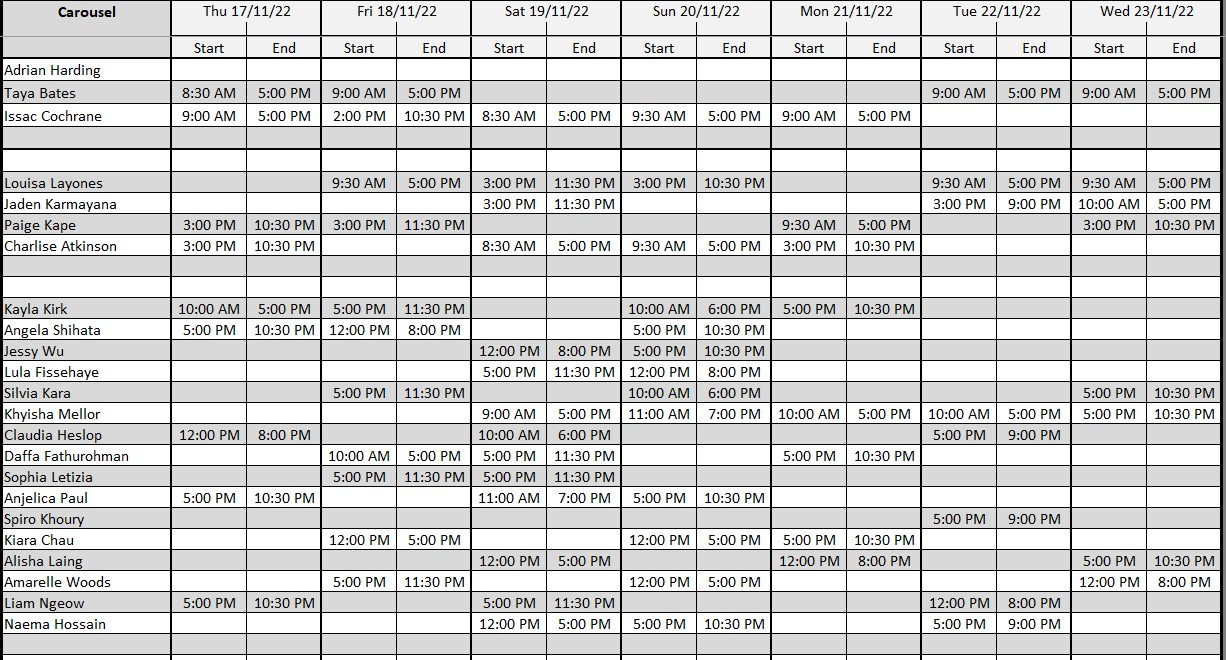
#> input picture Roster2.jpg, 1226 x 660 px
$ jupyter execute --allow-errors TableOCR.ipynb
#> lines starting #> are read from the running program, lines starting #| are printed output that depends on the picture; after the words box and inside, x2 and y2 are one past the last pixel; in counts of white or black regions, pixels touching at a corner belong together
[cell 1]
import cv2
import numpy as np
import pandas as pd
import matplotlib.pyplot as plt
import csv

try:
    from PIL import Image
except ImportError:
    import Image
import pytesseract

#read your file
file=r'./Roster2.jpg'
img = cv2.imread(file,0)
img.shape

#thresholding the image to a binary image
thresh,img_bin = cv2.threshold(img,128,255,cv2.THRESH_BINARY | cv2.THRESH_OTSU)
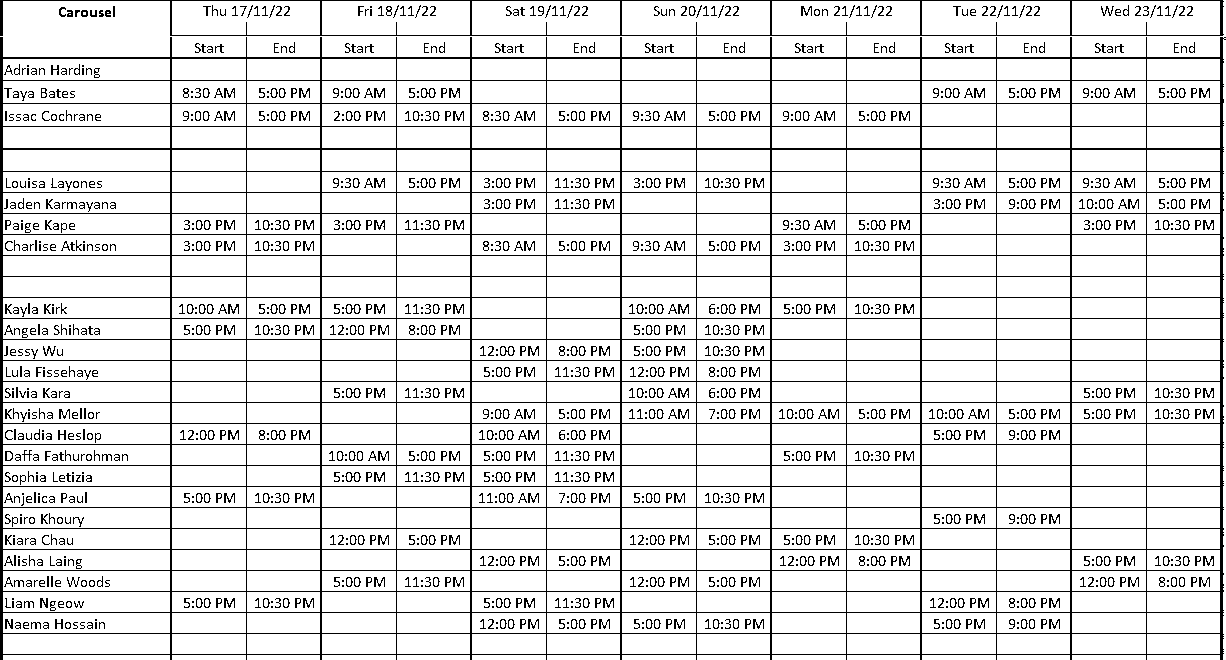
#> img_bin: shape (660, 1226); 88.6% white; black in thin lines or dots
#> thresh = 127

#inverting the image
img_bin = 255-img_bin
#> img_bin: shape (660, 1226); 11.4% white in thin lines or dots
cv2.imwrite('/Users/marius/Desktop/cv_inverted.png',img_bin)
#Plotting the image to see the output
plotting = plt.imshow(img_bin,cmap='gray')

# countcol(width) of kernel as 100th of total width
kernel_len = np.array(img).shape[1]//100
# Defining a vertical kernel to detect all vertical lines of image
ver_kernel = cv2.getStructuringElement(cv2.MORPH_RECT, (1, kernel_len))
# Defining a horizontal kernel to detect all horizontal lines of image
hor_kernel = cv2.getStructuringElement(cv2.MORPH_RECT, (kernel_len, 1))
# A kernel of 2x2
kernel = cv2.getStructuringElement(cv2.MORPH_RECT, (2, 2))

#Use vertical kernel to detect and save the vertical lines in a jpg
image_1 = cv2.erode(img_bin, ver_kernel, iterations=3)
#> image_1: shape (660, 1226); 2.1% white in thin lines or dots
vertical_lines = cv2.dilate(image_1, ver_kernel, iterations=3)
#> vertical_lines: shape (660, 1226); 2.2% white in thin lines or dots
cv2.imwrite("/Users/marius/Desktop/vertical.jpg",vertical_lines)
#Plot the generated image
plotting = plt.imshow(image_1,cmap='gray')

#Use horizontal kernel to detect and save the horizontal lines in a jpg
image_2 = cv2.erode(img_bin, hor_kernel, iterations=3)
#> image_2: shape (660, 1226); 4.9% white in thin lines or dots
horizontal_lines = cv2.dilate(image_2, hor_kernel, iterations=3)
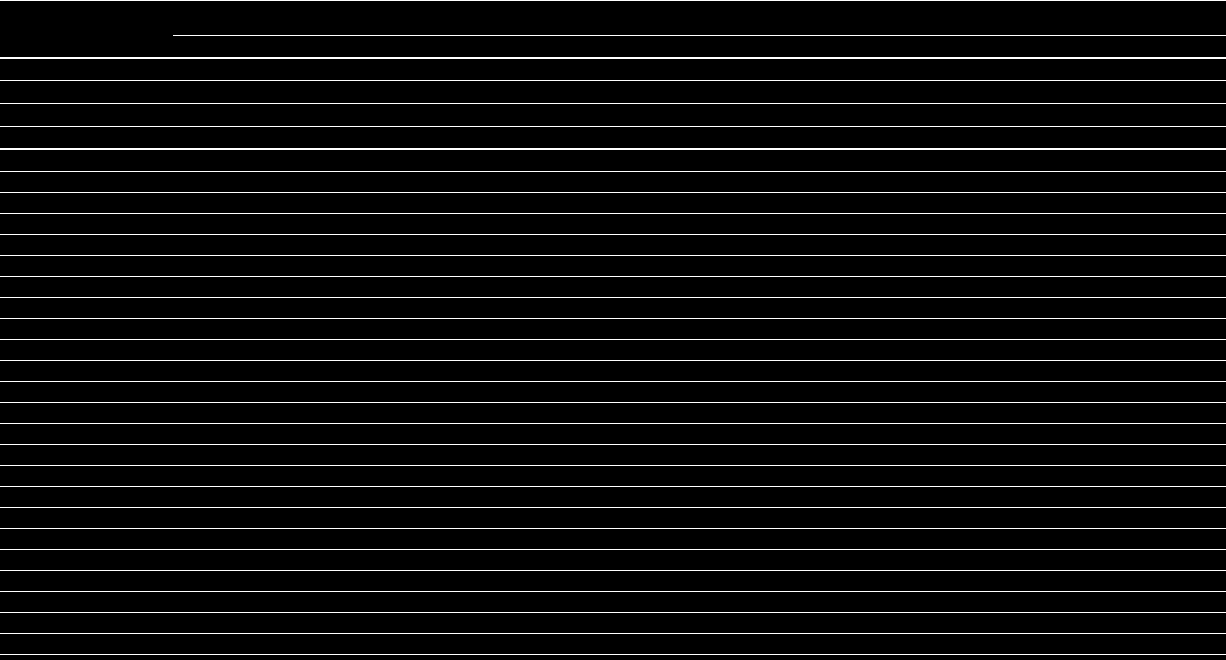
#> horizontal_lines: shape (660, 1226); 5% white in thin lines or dots
cv2.imwrite("/Users/marius/Desktop/horizontal.jpg",horizontal_lines)
#Plot the generated image
plotting = plt.imshow(image_2,cmap='gray')

# Combine horizontal and vertical lines in a new third image, with both having same weight.
img_vh = cv2.addWeighted(vertical_lines, 0.5, horizontal_lines, 0.5, 0.0)
#Eroding and thesholding the image
img_vh = cv2.erode(~img_vh, kernel, iterations=2)
thresh, img_vh = cv2.threshold(img_vh,128,255, cv2.THRESH_BINARY | cv2.THRESH_OTSU)
#> img_vh: shape (660, 1226); 81.6% white; 1 black region
cv2.imwrite("/Users/marius/Desktop/img_vh.jpg", img_vh)
bitxor = cv2.bitwise_xor(img,img_vh)
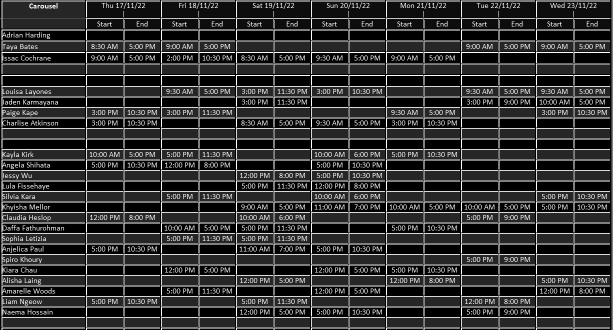
#> bitxor: shape (660, 1226) (shown at 1/2 size); min 0, max 255, mean 51.5
bitnot = cv2.bitwise_not(bitxor)
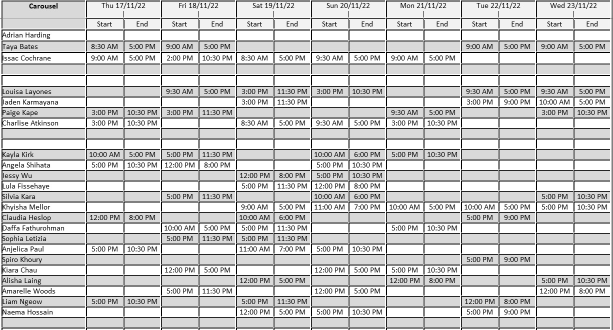
#> bitnot: shape (660, 1226) (shown at 1/2 size); min 0, max 255, mean 203.5
#Plotting the generated image
plotting = plt.imshow(bitnot,cmap='gray')

# Detect contours for following box detection
contours, hierarchy = cv2.findContours(img_vh, cv2.RETR_TREE, cv2.CHAIN_APPROX_SIMPLE)
#> contours = 481 contours, 31 with area under 20; largest, box (x1, y1, x2, y2) and area: (5, 3, 170, 57) 8692, (1074, 3, 1220, 35) 4495, (924, 3, 1070, 35) 4495, (774, 3, 920, 35) 4495, (624, 3, 770, 35) 4495

def sort_contours(cnts, method="left-to-right"):
    # initialize the reverse flag and sort index
#> called with method = 'top-to-bottom'
    reverse = False
    i = 0
    # handle if we need to sort in reverse
    if method == "right-to-left" or method == "bottom-to-top":
        reverse = True
    # handle if we are sorting against the y-coordinate rather than
    # the x-coordinate of the bounding box
    if method == "top-to-bottom" or method == "bottom-to-top":
        i = 1
    # construct the list of bounding boxes and sort them from top to
    # bottom
    boundingBoxes = [cv2.boundingRect(c) for c in cnts]
#> boundingBoxes = 481 items, first 6: (1225, 657, 1, 3), (1149, 657, 71, 3), (1074, 657, 72, 3), (999, 657, 71, 3), (924, 657, 72, 3), (849, 657, 71, 3)
    (cnts, boundingBoxes) = zip(*sorted(zip(cnts, boundingBoxes),
    key=lambda b:b[1][i], reverse=reverse))
#> cnts has the same summary as contours outside sort_contours; boundingBoxes = 481 items, first 6: (1225, 3, 1, 32), (1074, 3, 146, 32), (924, 3, 146, 32), (774, 3, 146, 32), (624, 3, 146, 32), (474, 3, 146, 32)
    # return the list of sorted contours and bounding boxes
    return (cnts, boundingBoxes)

# Sort all the contours by top to bottom.
contours, boundingBoxes = sort_contours(contours, method="top-to-bottom")

#Creating a list of heights for all detected boxes
heights = [boundingBoxes[i][3] for i in range(len(boundingBoxes))]
#> heights = 481 values, max 54 at index 8, min 3 at index 465, mean 18.06

#Get mean of heights
mean = np.mean(heights)
#> mean = 18.06

#Create list box to store all boxes in
box = []
# Get position (x,y), width and height for every contour and show the contour on image
for c in contours:
    x, y, w, h = cv2.boundingRect(c)
    if (w<1000 and h<500):
        image = cv2.rectangle(img,(x,y),(x+w,y+h),(0,255,0),2)
        box.append([x,y,w,h])
#> this loop made 481 passes
#> (c, x, y, w, h) on passes 1 to 3: ([[1225, 3], [1225, 34]], 1225, 3, 1, 32), ([[1074, 3], [1074, 34], [1219, 34], [1219, 3]], 1074, 3, 146, 32), ([[924, 3], [924, 34], [1069, 34], [1069, 3]], 924, 3, 146, 32)
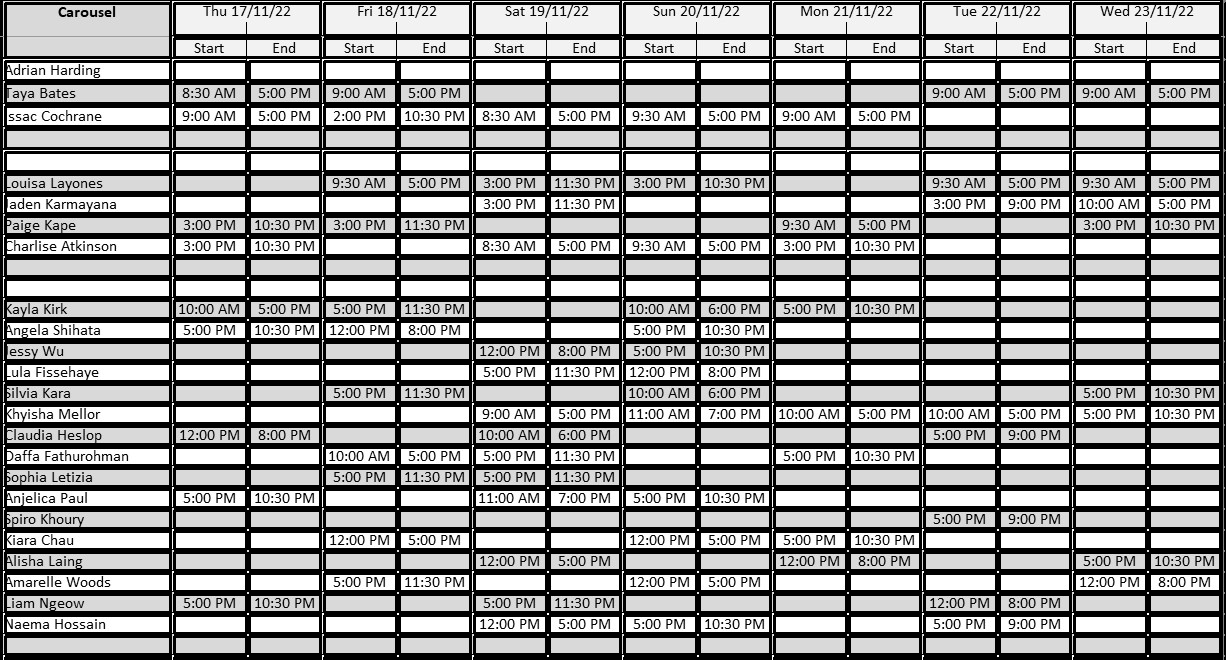
#> img: shape (660, 1226); min 0, max 255, mean 148.8
#> after the loop, box = 481 items, first 6: [1225, 3, 1, 32], [1074, 3, 146, 32], [924, 3, 146, 32], [774, 3, 146, 32], [624, 3, 146, 32], [474, 3, 146, 32]

plotting = plt.imshow(image,cmap='gray')

#Creating two lists to define row and column in which cell is located
row=[]
column=[]
j=0

#Sorting the boxes to their respective row and column
for i in range(len(box)):

    if(i==0):
        column.append(box[i])
        previous=box[i]

    else:
        if(box[i][1]<=previous[1]+mean/2):
            column.append(box[i])
            previous=box[i]

            if(i==len(box)-1):
                row.append(column)

        else:
            row.append(column)
            column=[]
            previous = box[i]
            column.append(box[i])
#> this loop made 481 passes
#> after the loop, row = 31 items


#calculating maximum number of cells
countcol = 0
for i in range(len(row)):
    countcol = len(row[i])
    if countcol > countcol:
        countcol = countcol
#> this loop made 31 passes
#> countcol on passes 1 to 8: 9, 8, 16, 16, 16, 16, 16, 16

#Retrieving the center of each column
center = [int(row[i][j][0]+row[i][j][2]/2) for j in range(len(row[i])) if row[0]]
#> center = [1225, 1184, 1110, 1034, 960, 884, 810, 734, 660, 584, 510, 434, 360, 284, 210, 87]

center=np.array(center)
center.sort()
#Regarding the distance to the columns center, the boxes are arranged in respective order

finalboxes = []
for i in range(len(row)):
    lis=[]
    for k in range(countcol):
        lis.append([])
    for j in range(len(row[i])):
        diff = abs(center-(row[i][j][0]+row[i][j][2]/4))
        minimum = min(diff)
        indexing = list(diff).index(minimum)
        lis[indexing].append(row[i][j])
    finalboxes.append(lis)
#> this loop made 31 passes
#> after the loop, finalboxes = 31 items


#from every single image-based cell/box the strings are extracted via pytesseract and stored in a list
outer=[]
#> (the rest of this cell did not finish here and is left out)

[cell 2]
from numpy import logical_not
from tabulate import tabulate

#> (the rest of this cell did not finish here and is left out)

#> (a cell that did not finish here is left out)

[cell 4]
import datetime
lst = []

[cell 5]
import datetime
import os.path
import pytz


from google.auth.transport.requests import Request
from google.oauth2.credentials import Credentials
from google_auth_oauthlib.flow import InstalledAppFlow
from googleapiclient.discovery import build
from googleapiclient.errors import HttpError

# If modifying these scopes, delete the file token.json.

# [26 lines left out: functions convertTime, addEvent, not called in this run]


def main():
    SCOPES = ['https://www.googleapis.com/auth/calendar']
    """Shows basic usage of the Google Calendar API.
    Prints the start and name of the next 10 events on the user's calendar.
    """
    creds = None
    # The file token.json stores the user's access and refresh tokens, and is
    # created automatically when the authorization flow completes for the first
    # time.
    if os.path.exists('token.json'):
        creds = Credentials.from_authorized_user_file('token.json', SCOPES)
    # If there are no (valid) credentials available, let the user log in.
    if not creds or not creds.valid:
        if creds and creds.expired and creds.refresh_token:
            creds.refresh(Request())
        else:
            flow = InstalledAppFlow.from_client_secrets_file(
                'credentials.json', SCOPES)
            creds = flow.run_local_server(port=0)
        # Save the credentials for the next run
        with open('token.json', 'w') as token:
            token.write(creds.to_json())
    StartingShifts = myShifts[0::2]
    EndingShifts = myShifts[1::2]
    for i in range(len(StartingShifts)):
        date = StartingShifts[i][0]
        startTime = StartingShifts[i][1]
        endTime = EndingShifts[i][1]
        start = datetime.datetime.strptime(f"{date}T{startTime}", '%d/%m/%yT%I:%M %p')
        end = datetime.datetime.strptime(f"{date}T{endTime}", '%d/%m/%yT%I:%M %p')
        addEvent(creds, start, end)
#> (the rest of this cell did not finish here and is left out)

[cell 6]
import pytz

date = '18/11/22'
startTime = '10:00 AM'

Time = datetime.datetime.strptime(f"{date}T{startTime}", '%d/%m/%yT%I:%M %p')
local = pytz.timezone('Australia/Perth')
local_dt = local.localize(Time, is_dst=None)
utc_dt = local_dt.astimezone(pytz.utc)
dt = utc_dt.replace(tzinfo=None)
dt.isoformat() + 'Z'

[cell 7]
round(32 / 5)

[cell 8]
import urllib.request
def downloadFile(url):
    filename = './Downloads/Roster.jpg'
    # calling urlretrieve function to get resource
    urllib.request.urlretrieve(url, filename)
#> (this line was passed over: the network is not available in this run)

$ run again, with Roster.jpg copied over Roster2.jpg
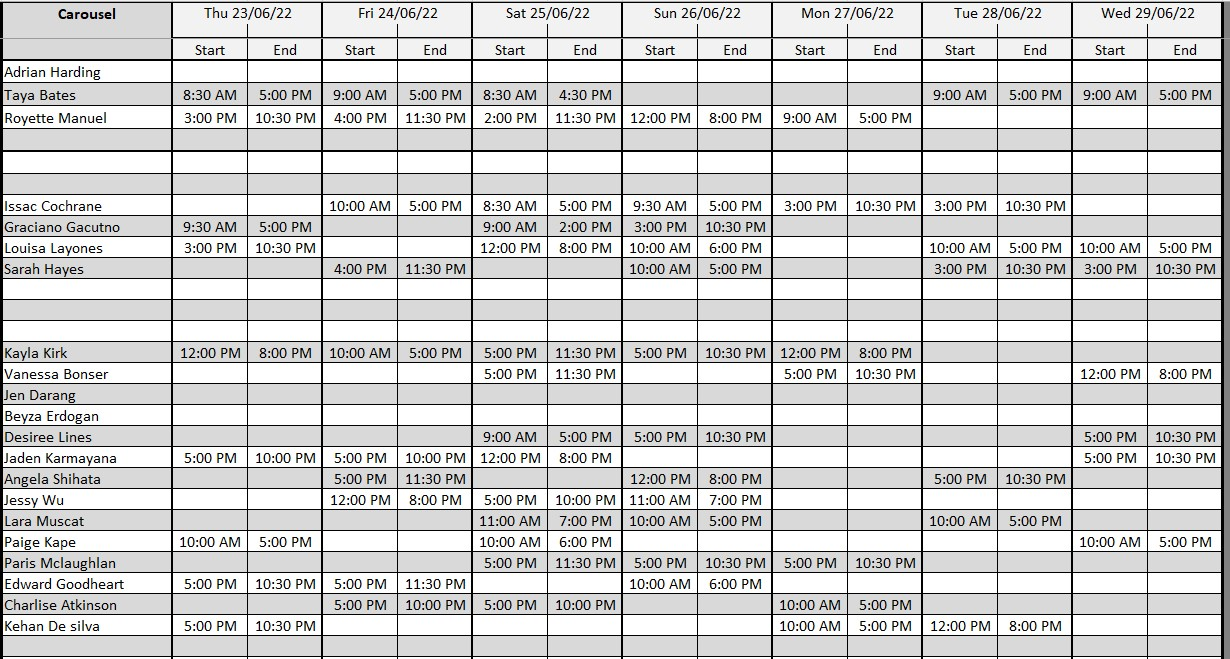
#> input picture Roster.jpg, 1230 x 659 px
#> `thresh,img_bin = cv2.threshold(img,128,255,cv2.THRESH_BINARY | cv2.THR..`:
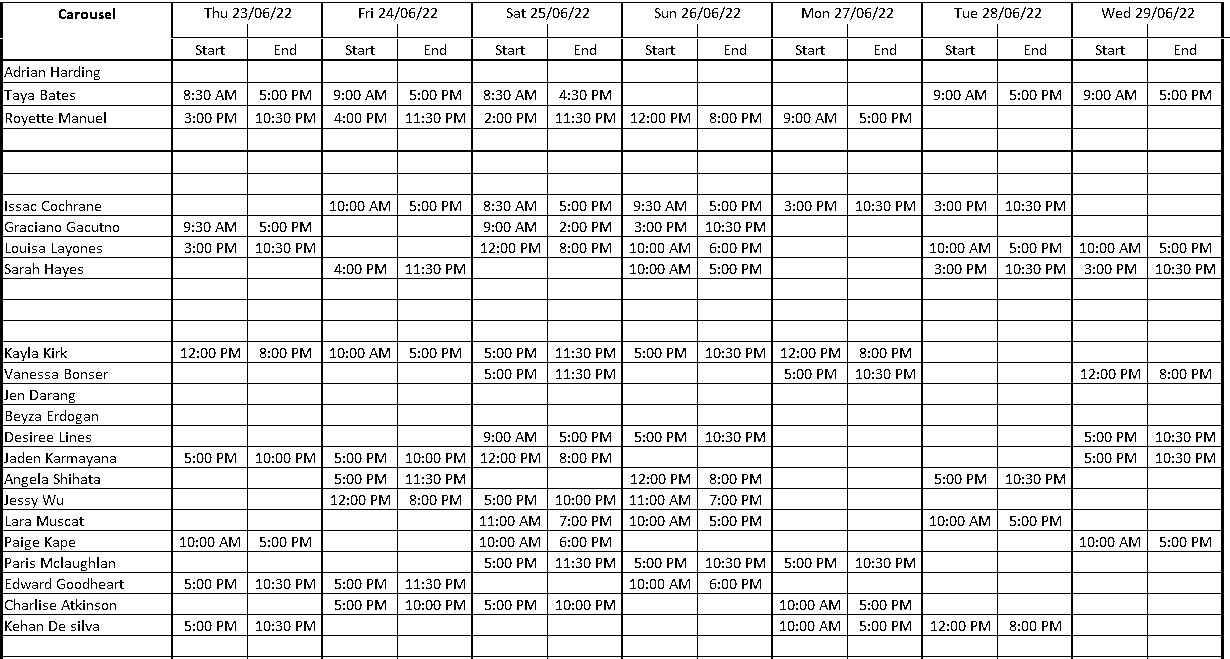
#> img_bin: shape (659, 1230); 88.8% white; black in thin lines or dots
#> `thresh,img_bin = cv2.threshold(img,128,255,cv2.THRESH_BINARY | cv2.THR..`: thresh = 126
#> image_1: shape (659, 1230); 2% white in thin lines or dots
#> vertical_lines: shape (659, 1230); 2.1% white in thin lines or dots
#> image_2: shape (659, 1230); 4.9% white in thin lines or dots
#> horizontal_lines: shape (659, 1230); 5% white in thin lines or dots
#> `thresh, img_vh = cv2.threshold(img_vh,128,255, cv2.THRESH_BINARY | cv2..`: thresh = 127
#> contours = 437 contours; largest, box (x1, y1, x2, y2) and area: (5, 5, 171, 59) 8745, (1075, 5, 1221, 37) 4495, (925, 5, 1071, 37) 4495, (775, 5, 921, 37) 4495, (625, 5, 771, 37) 4495
#> in sort_contours, `boundingBoxes = [cv2.boundingRect(c) for c in cnts]`: boundingBoxes = 437 items, first 6: (1150, 638, 71, 18), (1075, 638, 72, 18), (1000, 638, 71, 18), (925, 638, 72, 18), (850, 638, 71, 18), (775, 638, 72, 18)
#> in sort_contours, `(cnts, boundingBoxes) = zip(*sorted(zip(cnts, boundingBoxes), key=lamb..`: cnts has the same summary as contours outside sort_contours; boundingBoxes = 437 items, first 6: (0, 0, 1230, 37), (1075, 5, 146, 32), (925, 5, 146, 32), (775, 5, 146, 32), (625, 5, 146, 32), (475, 5, 146, 32)
#> heights = 437 values, max 619 at index 9, min 18 at index 92, mean 19.98
#> mean = 19.98
#> the loop `for c in contours:` made 437 passes
#> (c, x, y, w, h) on passes 2 to 4: ([[1075, 5], [1075, 36], [1220, 36], [1220, 5]], 1075, 5, 146, 32), ([[925, 5], [925, 36], [1070, 36], [1070, 5]], 925, 5, 146, 32), ([[775, 5], [775, 36], [920, 36], [920, 5]], 775, 5, 146, 32)
#> after the loop `for c in contours:`:
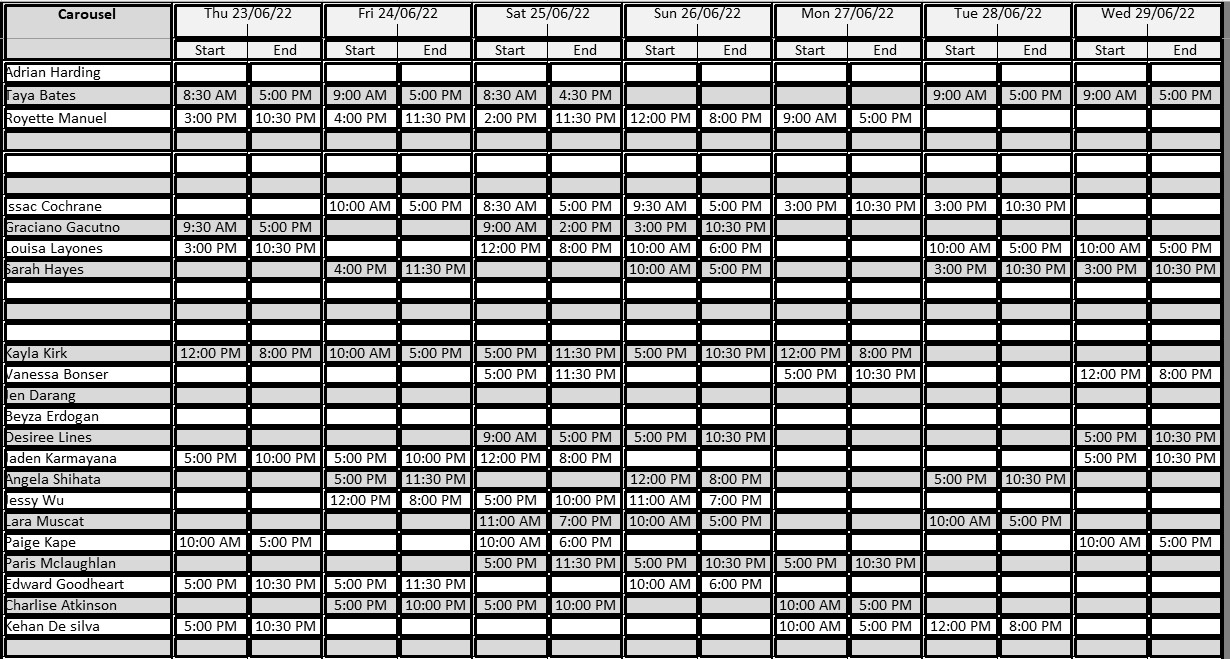
#> img: shape (659, 1230); min 0, max 255, mean 150.7
#> after the loop `for c in contours:`: box = 435 items, first 6: [1075, 5, 146, 32], [925, 5, 146, 32], [775, 5, 146, 32], [625, 5, 146, 32], [475, 5, 146, 32], [325, 5, 146, 32]
#> the loop `for i in range(len(box)): ` made 435 passes
#> after the loop `for i in range(len(box)):`: row = 30 items
#> the loop `for i in range(len(row)):` made 30 passes
#> countcol on passes 1 to 8: 8, 7, 15, 15, 15, 15, 15, 15
#> center = [1185, 1111, 1035, 961, 885, 811, 735, 661, 585, 511, 435, 361, 285, 211, 88]
#> the loop `for i in range(len(row)):` made 30 passes
#> after the loop `for i in range(len(row)):`: finalboxes = 30 items
